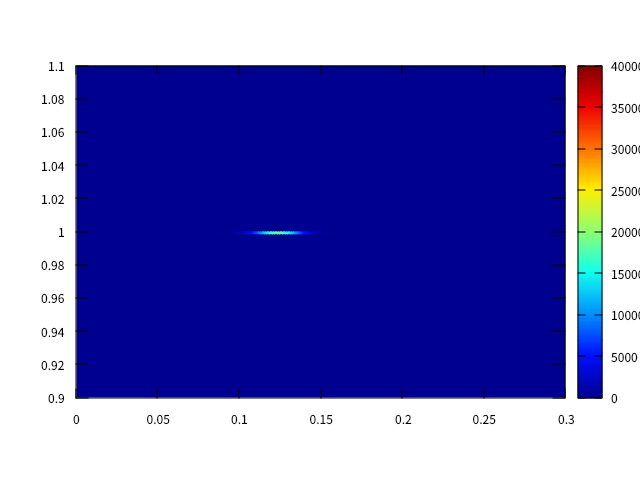

gnuplot code for this plot:
#!/usr/bin/gnuplot -persist
#
#    
#    	G N U P L O T
#    	Version 5.2 patchlevel 2    last modified 2017-11-01 
#    
#    	Copyright (C) 1986-1993, 1998, 2004, 2007-2017
#    	Thomas Williams, Colin Kelley and many others
#    
#    	gnuplot home:     http://www.gnuplot.info
#    	faq, bugs, etc:   type "help FAQ"
#    	immediate help:   type "help"  (plot window: hit 'h')
# set terminal qt 0 font "Sans,9"
# set output
unset clip points
set clip one
unset clip two
set errorbars front 1.000000 
set border 31 front lt black linewidth 1.000 dashtype solid
set zdata 
set ydata 
set xdata 
set y2data 
set x2data 
set boxwidth
set style fill  empty border
set style rectangle back fc  bgnd fillstyle   solid 1.00 border lt -1
set style circle radius graph 0.02 
set style ellipse size graph 0.05, 0.03 angle 0 units xy
set dummy x, y
set format x "% h" 
set format y "% h" 
set format x2 "% h" 
set format y2 "% h" 
set format z "% h" 
set format cb "% h" 
set format r "% h" 
set ttics format "% h"
set timefmt "%d/%m/%y,%H:%M"
set angles radians
set tics back
unset grid
unset raxis
set theta counterclockwise right
set style parallel front  lt black linewidth 2.000 dashtype solid
set key title "" center
set key fixed right top vertical Right noreverse enhanced autotitle nobox
set key noinvert samplen 4 spacing 1 width 0 height 0 
set key maxcolumns 0 maxrows 0
set key noopaque
unset label
unset arrow
set style increment default
unset style line
unset style arrow
set style histogram clustered gap 2 title textcolor lt -1
unset object
set style textbox transparent margins  1.0,  1.0 border  lt -1 linewidth  1.0
set offsets 0, 0, 0, 0
set pointsize 1
set pointintervalbox 1
set encoding default
unset polar
unset parametric
unset decimalsign
unset micro
unset minussign
set view map scale 1
set rgbmax 255
set samples 100, 100
set isosamples 10, 10
set surface 
unset contour
set cntrlabel  format '%8.3g' font '' start 5 interval 20
set mapping cartesian
set datafile separator whitespace
unset hidden3d
set cntrparam order 4
set cntrparam linear
set cntrparam levels auto 5
set cntrparam points 5
set size ratio 0 1,1
set origin 0,0
set style data pm3d
set style function pm3d
unset xzeroaxis
unset yzeroaxis
unset zzeroaxis
unset x2zeroaxis
unset y2zeroaxis
set xyplane relative 0.5
set tics scale  1, 0.5, 1, 1, 1
set mxtics default
set mytics default
set mztics default
set mx2tics default
set my2tics default
set mcbtics default
set mrtics default
set nomttics
set xtics border in scale 1,0.5 mirror norotate  autojustify
set xtics  norangelimit autofreq 
set ytics border in scale 1,0.5 mirror norotate  autojustify
set ytics  norangelimit autofreq 
set ztics border in scale 1,0.5 nomirror norotate  autojustify
set ztics  norangelimit autofreq 
unset x2tics
unset y2tics
set cbtics border in scale 1,0.5 mirror norotate  autojustify
set cbtics  norangelimit autofreq 
set rtics axis in scale 1,0.5 nomirror norotate  autojustify
set rtics  norangelimit autofreq 
unset ttics
set title "" 
set title  font "" norotate
set timestamp bottom 
set timestamp "" 
set timestamp  font "" norotate
set trange [ * : * ] noreverse nowriteback
set urange [ * : * ] noreverse nowriteback
set vrange [ * : * ] noreverse nowriteback
set xlabel "" 
set xlabel  font "" textcolor lt -1 norotate
set x2label "" 
set x2label  font "" textcolor lt -1 norotate
set xrange [ * : * ] noreverse nowriteback
set x2range [ * : * ] noreverse nowriteback
set ylabel "" 
set ylabel  font "" textcolor lt -1 rotate
set y2label "" 
set y2label  font "" textcolor lt -1 rotate
set yrange [ * : * ] noreverse nowriteback
set y2range [ * : * ] noreverse nowriteback
set zlabel "" 
set zlabel  font "" textcolor lt -1 norotate
set zrange [ * : * ] noreverse nowriteback
set cblabel "" 
set cblabel  font "" textcolor lt -1 rotate
set cbrange [ * : * ] noreverse nowriteback
set rlabel "" 
set rlabel  font "" textcolor lt -1 norotate
set rrange [ * : * ] noreverse nowriteback
unset logscale
unset jitter
set zero 1e-08
set lmargin  -1
set bmargin  -1
set rmargin  -1
set tmargin  -1
set locale "ja_JP.UTF-8"
set pm3d explicit at b
set pm3d scansautomatic
set pm3d interpolate 1,1 flush begin noftriangles noborder corners2color mean
set pm3d nolighting
set palette positive nops_allcF maxcolors 0 gamma 1.5 color model RGB 
set palette defined ( 0 0 0 0.5647, 0.125 0 0.05882 1, 0.25 0 0.5647 1,\
     0.375 0.05882 1 0.9333, 0.5 0.5647 1 0.4392, 0.625 1 0.9333 0, 0.75 1 0.4392 0,\
     0.875 0.9333 0 0, 1 0.498 0 0 )
set colorbox default
set colorbox vertical origin screen 0.9, 0.2 size screen 0.05, 0.6 front  noinvert bdefault
set style boxplot candles range  1.50 outliers pt 7 separation 1 labels auto unsorted
set loadpath 
set fontpath 
set psdir
set fit brief errorvariables nocovariancevariables errorscaling prescale nowrap v5
GNUTERM = "qt"
## Last datafile plotted: "Histogram_1ND.dat"
splot "Histogram_1ND.dat"
#    EOF
